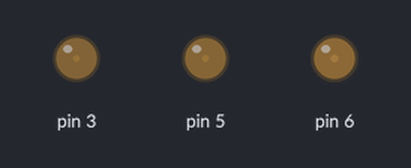
The sketch below on a simulated Arduino Uno, built with avr-gcc and run on an emulated ATmega328P. Parts: output pins drawn as LEDs (lit = HIGH).

Above: at 0.05 s.
At 0.65 s:
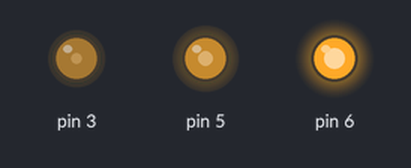
At 1.25 s:
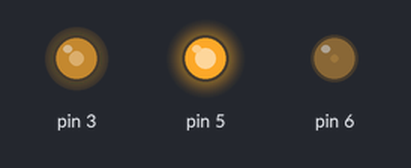
At 2.5 s:
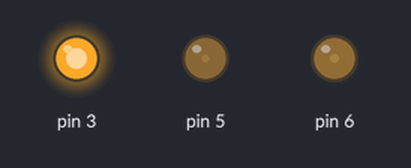
At 3.7 s:
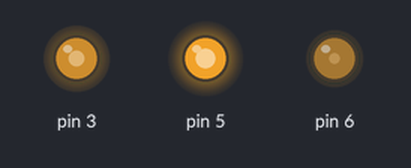
At 4.95 s:
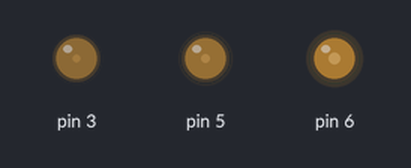
Timing chart, 0 to 6.7 s (numbered marks = the images above):
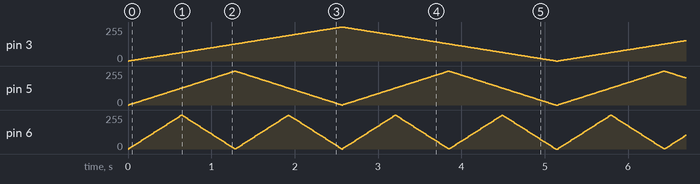

The sketch:

1.1.ino
```cpp
int i = 0;
int j = 0;
int k = 0;
int T1 = 2;
int T2 = 4;
void setup() {
  // put your setup code here, to run once:
  pinMode(3, OUTPUT);
  pinMode(5, OUTPUT);
  pinMode(6, OUTPUT);
}

void loop() {
  // put your main code here, to run repeatedly:
  for (i = 0; i <= 510; i += 1) {
    if(i < 255)
      analogWrite(3, i);
    else
      analogWrite(3, 510-i);
    j = T1*i/255;
  if(j%2 == 0)
    analogWrite(5, T1*i%255);
  else
    analogWrite(5, 510-T1*i%255);
  k = T2*i/255;
  if (k%2 == 0)
    analogWrite(6, T2*i%255);
  else
    analogWrite(6, 510-T2*i%255);
  delay(10);
  }
  delay(10); // Delay a little bit to improve simulation performance
}
```
